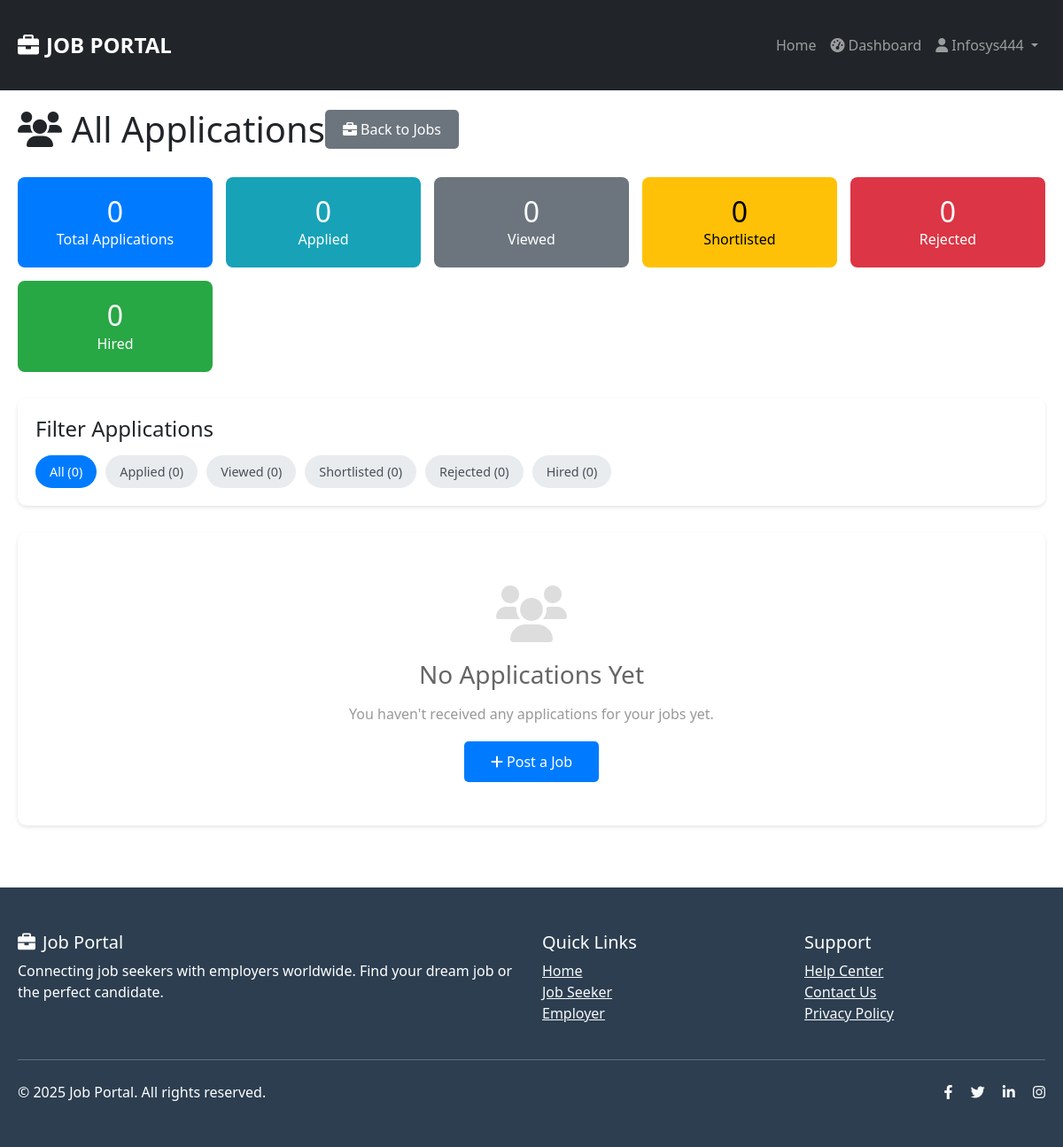
The app's page /jobs/applications/ (signed in), older data.
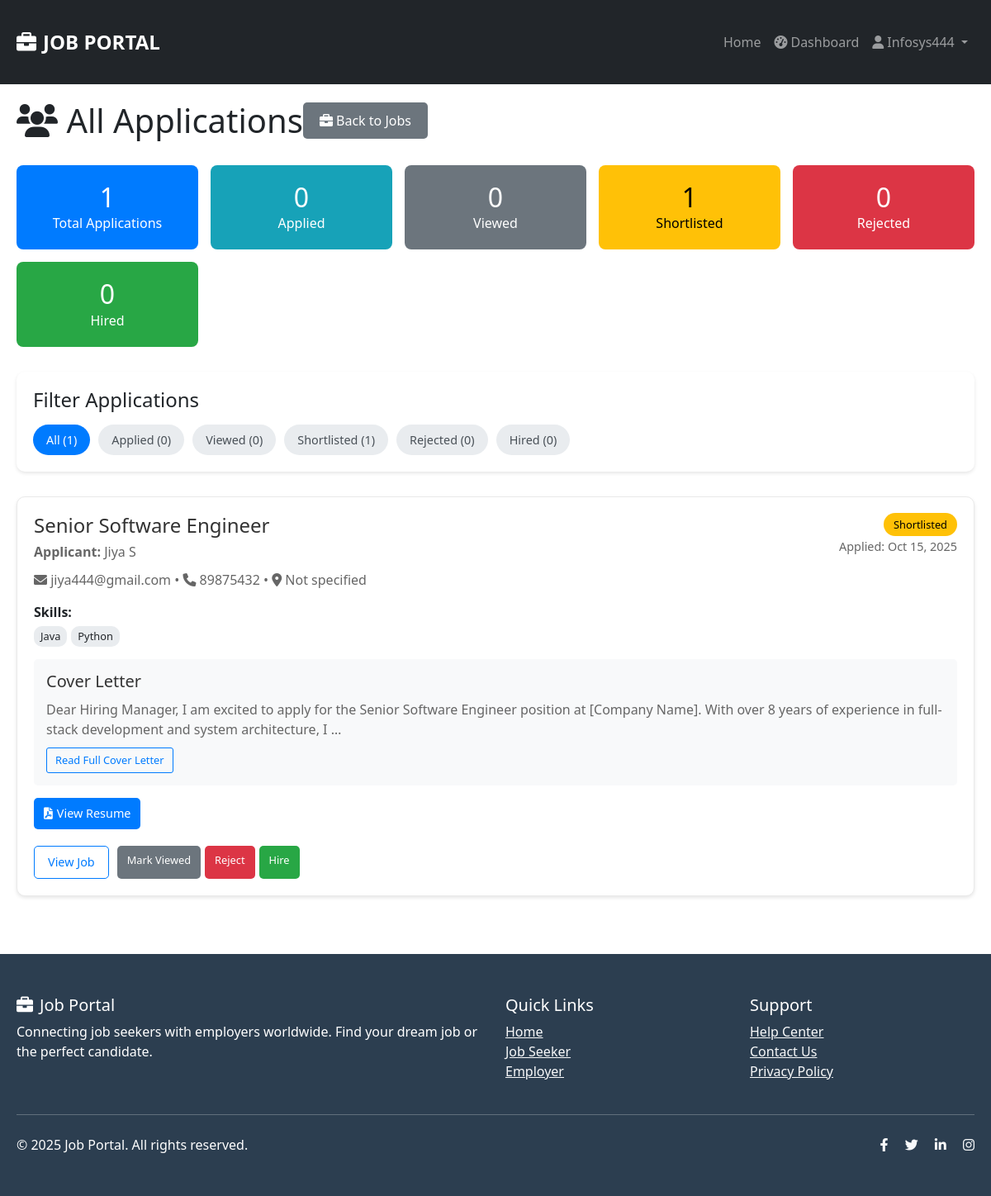
The same page, newer data.
### jobs/models.py (models this page shows, shortened)
class Application(models.Model):
    STATUS_CHOICES = (
        ('applied', 'Applied'),
        ('viewed', 'Viewed'),
        ('shortlisted', 'Shortlisted'),
        ('rejected', 'Rejected'),
        ('hired', 'Hired'),
    )
    job_seeker = models.ForeignKey('users.JobSeeker', on_delete=models.CASCADE)  # Use string reference
    job = models.ForeignKey(Job, on_delete=models.CASCADE)
    status = models.CharField(max_length=20, choices=STATUS_CHOICES, default='applied')
    applied_date = models.DateTimeField(auto_now_add=True)
    cover_letter = models.TextField(blank=True)
    class Meta:
        unique_together = ['job_seeker', 'job']
        ordering = ['-applied_date']

class Job(models.Model):
    JOB_TYPE_CHOICES = (
        ('full_time', 'Full Time'),
        ('part_time', 'Part Time'),
        ('contract', 'Contract'),
        ('internship', 'Internship'),
        ('remote', 'Remote'),
    )
    EXPERIENCE_LEVEL_CHOICES = (
        ('entry', 'Entry Level'),
        ('mid', 'Mid Level'),
        ('senior', 'Senior Level'),
    )
    employer = models.ForeignKey('users.Employer', on_delete=models.CASCADE)  # Use string reference
    title = models.CharField(max_length=200)
    department = models.CharField(max_length=100)
    location = models.CharField(max_length=100)
    job_type = models.CharField(max_length=20, choices=JOB_TYPE_CHOICES)
    experience_level = models.CharField(max_length=20, choices=EXPERIENCE_LEVEL_CHOICES)
    salary = models.CharField(max_length=100, blank=True)
    description = models.TextField()
    requirements = models.TextField()
    is_active = models.BooleanField(default=True)
    created_at = models.DateTimeField(auto_now_add=True)
    class Meta:
        ordering = ['-created_at']

### users/models.py (models this page shows, shortened)
class JobSeeker(models.Model):
    user = models.OneToOneField(User, on_delete=models.CASCADE)
    full_name = models.CharField(max_length=100)
    phone = models.CharField(max_length=15)
    location = models.CharField(max_length=100, blank=True)
    skills = models.TextField(blank=True)
    experience = models.TextField(blank=True)
    education = models.TextField(blank=True)
    bio = models.TextField(blank=True)
    resume = models.FileField(upload_to='resumes/', blank=True, null=True)
    created_at = models.DateTimeField(default=timezone.now)
    @property
    def skills_list(self):
        if self.skills:
            return [skill.strip() for skill in self.skills.split(',') if skill.strip()]
        return []

### jobs/views.py (the view)
# urls.py: path('applications/', views.employer_applications, name='employer_applications'),
@login_required
def employer_applications(request, job_id=None):
    if not hasattr(request.user, 'employer'):
        messages.error(request, 'Only employers can view applications.')
        return redirect('dashboard')
    employer = request.user.employer
    if job_id:
        job = get_object_or_404(Job, id=job_id, employer=employer)
        applications = Application.objects.filter(job=job).select_related('job_seeker')
        template = 'jobs/job_applications.html'
    else:
        applications = Application.objects.filter(
            job__employer=employer
        ).select_related('job_seeker', 'job').order_by('-applied_date')
        template = 'jobs/all_applications.html'
    applications_by_status = {
        'applied': applications.filter(status='applied'),
        'viewed': applications.filter(status='viewed'),
        'shortlisted': applications.filter(status='shortlisted'),
        'rejected': applications.filter(status='rejected'),
        'hired': applications.filter(status='hired'),
    }
    return render(request, template, {
        'applications': applications,
        'applications_by_status': applications_by_status,
        'job': job if job_id else None
    })

### templates/jobs/all_applications.html (shortened to what the changed rows need)
{% extends 'base.html' %}
{% block content %}
<div class="container" style="max-width: 1200px; margin: 0 auto; padding: 20px;">
    <div style="display: flex; justify-content: between; align-items: center; margin-bottom: 30px;">
        <h1 style="margin: 0;"><i class="fas fa-users"></i> All Applications</h1>
    </div>
    <div style="display: grid; grid-template-columns: repeat(auto-fit, minmax(200px, 1fr)); gap: 15px; margin-bottom: 30px;">
        <div style="background: #007bff; color: white; padding: 20px; border-radius: 8px; text-align: center;">
            <h3 style="margin: 0; font-size: 2rem;">{{ applications|length }}</h3>
            <p style="margin: 0;">Total Applications</p>
        </div>
        {% for status, status_apps in applications_by_status.items %}
        <div style="background:
            {% if status == 'applied' %}#17a2b8
            {% elif status == 'viewed' %}#6c757d
            {% elif status == 'shortlisted' %}#ffc107
            {% elif status == 'rejected' %}#dc3545
            {% elif status == 'hired' %}#28a745
            {% endif %};
            color: {% if status == 'shortlisted' %}black{% else %}white{% endif %};
            padding: 20px; border-radius: 8px; text-align: center;">
            <h3 style="margin: 0; font-size: 2rem;">{{ status_apps|length }}</h3>
            <p style="margin: 0; text-transform: capitalize;">{{ status }}</p>
        </div>
        {% endfor %}
    </div>
    <div style="background: white; padding: 20px; border-radius: 10px; box-shadow: 0 2px 4px rgba(0,0,0,0.1); margin-bottom: 30px;">
        <div style="display: flex; gap: 10px; flex-wrap: wrap;">
            <a href="{% url 'employer_applications' %}"
               style="padding: 8px 16px; background: #007bff; color: white; text-decoration: none; border-radius: 20px; font-size: 0.9rem;">
                All ({{ applications|length }})
            </a>
            {% for status, status_apps in applications_by_status.items %}
            <a href="?status={{ status }}"
               style="padding: 8px 16px; background: #e9ecef; color: #495057; text-decoration: none; border-radius: 20px; font-size: 0.9rem;">
                {{ status|title }} ({{ status_apps|length }})
            </a>
            {% endfor %}
        </div>
    </div>
    {% if applications %}
    <div style="display: grid; gap: 20px;">
        {% for application in applications %}
        <div style="border: 1px solid #eaeaea; border-radius: 10px; padding: 20px; background: white; box-shadow: 0 2px 4px rgba(0,0,0,0.1);">
            <div style="display: flex; justify-content: between; align-items: start; margin-bottom: 15px;">
                <div style="flex: 1;">
                    <h4 style="margin: 0 0 5px 0; color: #333;">
                        <a href="{% url 'job_detail' application.job.id %}" style="color: inherit; text-decoration: none;">
                            {{ application.job.title }}
                        </a>
                    </h4>
                    <p style="margin: 0 0 10px 0; color: #666;">
                        <strong>Applicant:</strong> {{ application.job_seeker.full_name }}
                    </p>
                    <p style="margin: 0; color: #666;">
                        <i class="fas fa-envelope"></i> {{ application.job_seeker.user.email }} •
                        <i class="fas fa-phone"></i> {{ application.job_seeker.phone }} •
                        <i class="fas fa-map-marker-alt"></i> {{ application.job_seeker.location|default:"Not specified" }}
                    </p>
                </div>
                <div style="text-align: right;">
                    <span style="background:
                        {% if application.status == 'applied' %}#17a2b8
                        {% elif application.status == 'viewed' %}#6c757d
                        {% elif application.status == 'shortlisted' %}#ffc107
                        {% elif application.status == 'rejected' %}#dc3545
                        {% elif application.status == 'hired' %}#28a745
                        {% endif %};
                        color: {% if application.status == 'shortlisted' %}black{% else %}white{% endif %};
                        padding: 5px 12px; border-radius: 15px; font-size: 0.8rem; font-weight: 500;">
                        {{ application.get_status_display }}
                    </span>
                    <p style="margin: 5px 0 0 0; color: #666; font-size: 0.9rem;">
                        Applied: {{ application.applied_date|date:"M j, Y" }}
                    </p>
                </div>
            </div>
            {% if application.job_seeker.skills %}
            <div style="margin: 15px 0;">
                <strong>Skills:</strong>
                <div style="display: flex; flex-wrap: wrap; gap: 5px; margin-top: 5px;">
                    {% for skill in application.job_seeker.skills_list %}
                    <span style="background: #e9ecef; padding: 3px 8px; border-radius: 10px; font-size: 0.8rem;">
                        {{ skill }}
                    </span>
                    {% endfor %}
                </div>
            </div>
            {% endif %}
            {% if application.cover_letter %}
            <div style="margin: 15px 0; padding: 15px; background: #f8f9fa; border-radius: 5px;">
                <h5 style="margin: 0 0 10px 0; color: #333;">Cover Letter</h5>
                <p style="margin: 0; color: #666; line-height: 1.5;">
                    {{ application.cover_letter|truncatewords:30 }}
                </p>
                {% if application.cover_letter|wordcount > 30 %}
                <button type="button"
                        onclick="showCoverLetter('{{ application.cover_letter|escapejs }}')"
                        style="margin-top: 10px; padding: 5px 10px; border: 1px solid #007bff; color: #007bff; background: none; border-radius: 3px; font-size: 0.8rem; cursor: pointer;">
                    Read Full Cover Letter
                </button>
                {% endif %}
            </div>
            {% endif %}
            {% if application.job_seeker.resume %}
            <div style="margin: 15px 0;">
                <a href="{{ application.job_seeker.resume.url }}"
                   target="_blank"
                   style="display: inline-flex; align-items: center; gap: 5px; padding: 8px 12px; background: #007bff; color: white; text-decoration: none; border-radius: 5px; font-size: 0.9rem;">
                    <i class="fas fa-file-pdf"></i> View Resume
                </a>
            </div>
            {% endif %}
            <div style="margin-top: 20px; display: flex; gap: 10px; flex-wrap: wrap;">
                <a href="{% url 'job_detail' application.job.id %}"
                   style="padding: 8px 16px; border: 1px solid #007bff; color: #007bff; text-decoration: none; border-radius: 5px; font-size: 0.9rem;">
                    View Job
                </a>
                <div style="display: flex; gap: 5px; flex-wrap: wrap;">
                    {% if application.status != 'viewed' %}
                    <a href="{% url 'update_application_status' application.id 'viewed' %}"
                       style="padding: 8px 12px; background: #6c757d; color: white; text-decoration: none; border-radius: 5px; font-size: 0.8rem;">
                        Mark Viewed
                    </a>
                    {% endif %}
                    {% if application.status != 'rejected' %}
                    <a href="{% url 'update_application_status' application.id 'rejected' %}"
                       style="padding: 8px 12px; background: #dc3545; color: white; text-decoration: none; border-radius: 5px; font-size: 0.8rem;">
                        Reject
                    </a>
                    {% endif %}
                    {% if application.status != 'hired' %}
                    <a href="{% url 'update_application_status' application.id 'hired' %}"
                       style="padding: 8px 12px; background: #28a745; color: white; text-decoration: none; border-radius: 5px; font-size: 0.8rem;">
                        Hire
                    </a>
                    {% endif %}
                </div>
            </div>
        </div>
        {% endfor %}
    </div>
    {% else %}
    <div style="text-align: center; padding: 60px 20px; background: white; border-radius: 10px; box-shadow: 0 2px 4px rgba(0,0,0,0.1);">
        <i class="fas fa-users" style="font-size: 4rem; color: #ddd; margin-bottom: 20px;"></i>
        <h3 style="color: #666; margin-bottom: 15px;">No Applications Yet</h3>
        <p style="color: #999; margin-bottom: 30px;">You haven't received any applications for your jobs yet.</p>
        <a href="{% url 'post_job' %}" style="background: #007bff; color: white; padding: 12px 30px; text-decoration: none; border-radius: 5px; font-weight: 500;">
            <i class="fas fa-plus"></i> Post a Job
        </a>
    </div>
    {% endif %}
</div>
{% endblock %}

Row changes from the older to the newer data that the page shows:
added Application: job "Senior Software Engineer", job_seeker.full_name "Jiya S", job_seeker.user.email "jiya444@gmail.com", job_seeker.phone "89875432", job_seeker.location "Not specified", status "Shortlisted", applied_date "Oct 15, 2025", skills_list "Java" "Python", cover_letter "Dear Hiring Manager, I am excited to apply for the Senior Software Engineer position at [Company Name]. With over 8 years of experience in full-stack development and system architecture, I …", shows "Mark Viewed", shows "Reject", shows "Hire"
Text that changed along with them:
{{ applications|length }}: "0" → "1"
new list line: "1 Shortlisted"
new list line: "Shortlisted ( 1 )"
list line gone: "0 Shortlisted"
list line gone: "Shortlisted ( 0 )"
text no longer shown: "No Applications Yet You haven't received any applications for your jobs yet. Post a Job"
